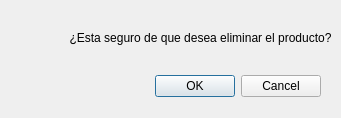
<?xml version="1.0" encoding="UTF-8"?>
<ui version="4.0">
 <class>confirmElimProducto</class>
 <widget class="QDialog" name="confirmElimProducto">
  <property name="geometry">
   <rect>
    <x>0</x>
    <y>0</y>
    <width>341</width>
    <height>118</height>
   </rect>
  </property>
  <property name="minimumSize">
   <size>
    <width>341</width>
    <height>118</height>
   </size>
  </property>
  <property name="maximumSize">
   <size>
    <width>341</width>
    <height>118</height>
   </size>
  </property>
  <property name="windowTitle">
   <string>[Alerta] Eliminar producto</string>
  </property>
  <property name="windowIcon">
   <iconset>
    <normaloff>../assets/Logo_Ventanas.png</normaloff>../assets/Logo_Ventanas.png</iconset>
  </property>
  <widget class="QDialogButtonBox" name="buttonBox">
   <property name="geometry">
    <rect>
     <x>10</x>
     <y>70</y>
     <width>311</width>
     <height>32</height>
    </rect>
   </property>
   <property name="maximumSize">
    <size>
     <width>16777215</width>
     <height>32</height>
    </size>
   </property>
   <property name="orientation">
    <enum>Qt::Horizontal</enum>
   </property>
   <property name="standardButtons">
    <set>QDialogButtonBox::Cancel|QDialogButtonBox::Ok</set>
   </property>
  </widget>
  <widget class="QLabel" name="label">
   <property name="geometry">
    <rect>
     <x>50</x>
     <y>30</y>
     <width>301</width>
     <height>16</height>
    </rect>
   </property>
   <property name="text">
    <string>&lt;html&gt;&lt;head/&gt;&lt;body&gt;&lt;p align=&quot;center&quot;&gt;¿Esta seguro de que desea eliminar el producto?&lt;/p&gt;&lt;/body&gt;&lt;/html&gt;</string>
   </property>
  </widget>
  <widget class="QLabel" name="img">
   <property name="geometry">
    <rect>
     <x>10</x>
     <y>10</y>
     <width>61</width>
     <height>61</height>
    </rect>
   </property>
   <property name="sizePolicy">
    <sizepolicy hsizetype="Fixed" vsizetype="Fixed">
     <horstretch>0</horstretch>
     <verstretch>0</verstretch>
    </sizepolicy>
   </property>
   <property name="maximumSize">
    <size>
     <width>167777</width>
     <height>167777</height>
    </size>
   </property>
   <property name="text">
    <string/>
   </property>
   <property name="textFormat">
    <enum>Qt::PlainText</enum>
   </property>
   <property name="pixmap">
    <pixmap>../assets/Alert.png</pixmap>
   </property>
   <property name="scaledContents">
    <bool>true</bool>
   </property>
  </widget>
 </widget>
 <resources/>
 <connections>
  <connection>
   <sender>buttonBox</sender>
   <signal>accepted()</signal>
   <receiver>confirmElimProducto</receiver>
   <slot>accept()</slot>
   <hints>
    <hint type="sourcelabel">
     <x>248</x>
     <y>254</y>
    </hint>
    <hint type="destinationlabel">
     <x>157</x>
     <y>274</y>
    </hint>
   </hints>
  </connection>
  <connection>
   <sender>buttonBox</sender>
   <signal>rejected()</signal>
   <receiver>confirmElimProducto</receiver>
   <slot>reject()</slot>
   <hints>
    <hint type="sourcelabel">
     <x>316</x>
     <y>260</y>
    </hint>
    <hint type="destinationlabel">
     <x>286</x>
     <y>274</y>
    </hint>
   </hints>
  </connection>
 </connections>
</ui>
